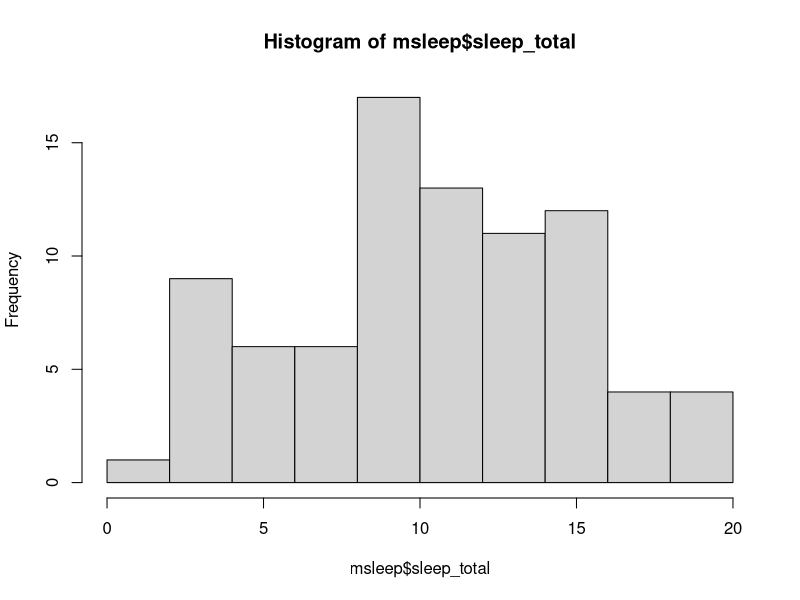

Here is the R script that generated this plot:
## ---- chunk 1
library(tidyverse)
## ---- chunk 2
msleep
## ---- chunk 3
hist(msleep$sleep_total)
## ---- chunk 4
mean(msleep$sleep_total)
## ---- chunk 5
sort(msleep$sleep_total)
## ---- chunk 6
sort(msleep$sleep_total)[42]
## ---- chunk 7
median(msleep$sleep_total)
## ---- chunk 8
msleep %>% count(sleep_total, sort = TRUE)
## ---- chunk 9
msleep %>% count(vore, sort = TRUE)
